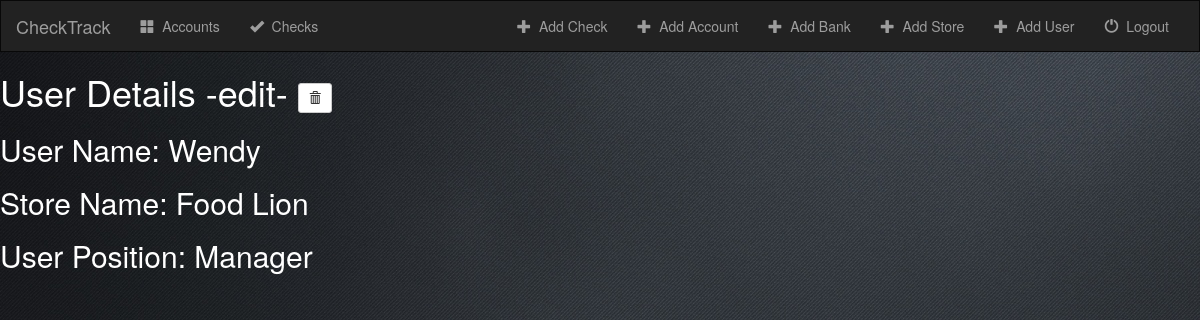
/check/user-details/1/, run on the app's committed database.
### check/models.py (models this page shows, shortened)
class User(models.Model):
    user_store = models.ForeignKey('Store', on_delete=models.CASCADE)
    user_name = models.CharField(max_length=50)
    user_position = models.CharField(max_length=50)

class Store(models.Model):
    client = models.ForeignKey('Client', on_delete=models.CASCADE)
    store_name = models.CharField(max_length=50)
    def __str__(self):
        return self.store_name

### check/views.py (the view)
# urls.py: url(r'^user-details/(?P<pk>[0-9]+)/$', views.UserDetailView.as_view(), name='userdetail'),
class UserDetailView(generic.DetailView):
    model = User
    template_name = 'check/userdetail.html'

### check/templates/check/userdetail.html (shortened to what this page needs)
{% extends 'check/base.html' %}
{% block body %}
<font color="#ffffff"><h1>User Details <a href="{% url 'check:user-update' user.id %}"><font color="#ffffff">-edit-</font></a>
    <form action="{% url 'check:user-delete' user.id %}" method="post" style="display: inline;">
        <button type="submit" class="btn btn-default btn-sm">
            <span class="glyphicon glyphicon-trash"></span>
        </button>
    </form>
</h1></font>
<font color="#ffffff"><h2>User Name: {{ user.user_name}}</h2>
<h2>Store Name: {{ user.user_store }}</h2>
<h2>User Position: {{ user.user_position}}</h2></font>
{% endblock %}

### check/static/check/style.css (style rules this page uses)
body { background: url("images/black-background.png"); color: white; }

### data on the page
User: user_name "Wendy", user_store "Food Lion", user_position "Manager"
